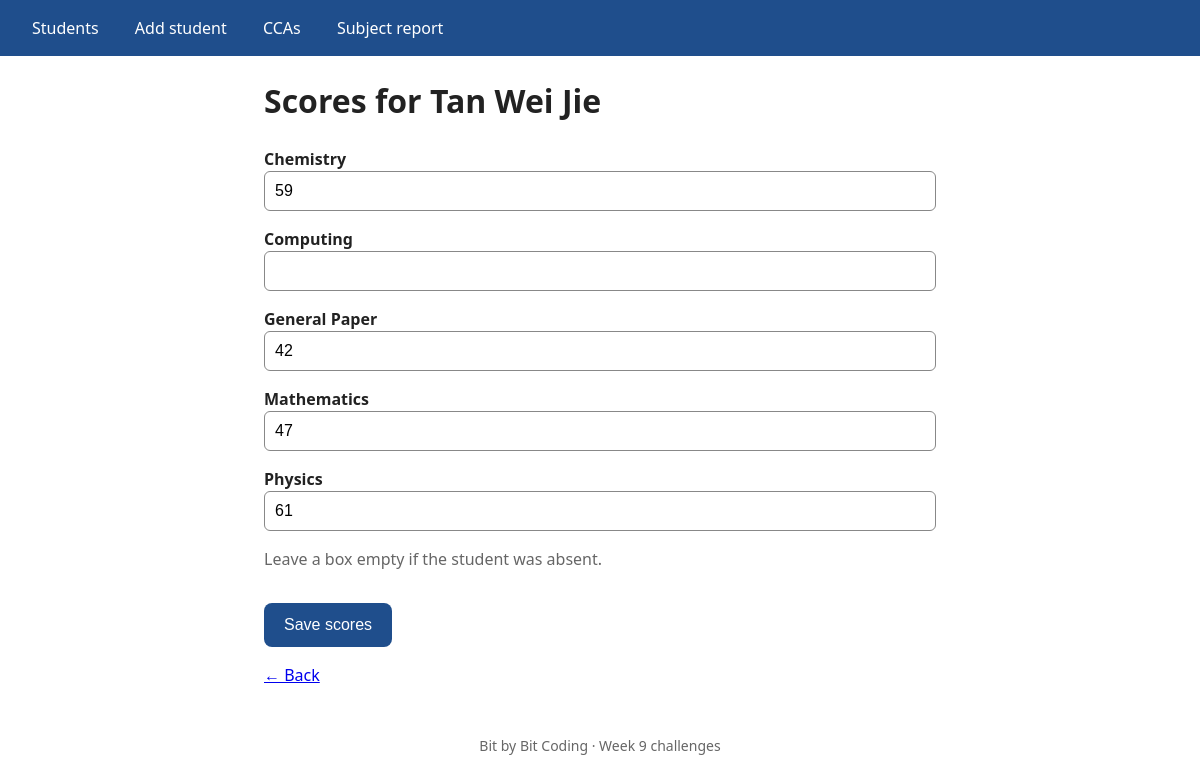
The app's page /students/1/scores with its own data.
### tables this page shows
CREATE TABLE students (
    student_id  INTEGER PRIMARY KEY,
    name        TEXT NOT NULL,
    class       TEXT NOT NULL,
    gender      TEXT NOT NULL CHECK (gender IN ('M', 'F')),
    dob         TEXT NOT NULL,           -- YYYY-MM-DD
    email       TEXT                     -- NULL if not provided
);

CREATE TABLE subjects (
    subject_id  INTEGER PRIMARY KEY,
    name        TEXT NOT NULL UNIQUE,
    teacher     TEXT NOT NULL
);

### week-09-flask-sqlite-crud/Answers/challenges-1-3-school/app.py (the view, shortened to what this page needs)
@app.route("/students/<int:student_id>/scores", methods=["GET", "POST"])
def edit_scores(student_id):
    s = get_student_or_404(student_id)
    db = get_db()
    subjects = db.execute("SELECT subject_id, name FROM subjects ORDER BY name").fetchall()
    current = {r["subject_id"]: r["score"] for r in
               db.execute("SELECT subject_id, score FROM scores WHERE student_id = ?", (student_id,))}
    values = {sub["subject_id"]: "" if current.get(sub["subject_id"]) is None else str(current[sub["subject_id"]])
              for sub in subjects}
    errors = {}
    return render_template("scores.html", s=s, subjects=subjects, values=values, errors=errors)

### week-09-flask-sqlite-crud/Answers/challenges-1-3-school/app.py (called while the page is built)
def get_student_or_404(student_id):
    student = get_db().execute("SELECT * FROM students WHERE student_id = ?", (student_id,)).fetchone()
    if student is None:
        abort(404)
    return student

### week-09-flask-sqlite-crud/Answers/challenges-1-3-school/db.py (called while the page is built)
def get_db():
    if "db" not in g:
        g.db = sqlite3.connect(current_app.config["DATABASE"])
        g.db.row_factory = sqlite3.Row            # rows behave like dictionaries: row["name"]
        g.db.execute("PRAGMA foreign_keys = ON")   # must be switched on for EVERY connection
    return g.db

### week-09-flask-sqlite-crud/Answers/challenges-1-3-school/templates/scores.html (shortened to what this page needs)
{% extends "base.html" %}
{% block content %}
<h1>Scores for {{ s.name }}</h1>
<form method="post" action="{{ url_for('edit_scores', student_id=s.student_id) }}" novalidate>
  {% for sub in subjects %}
  <label for="score_{{ sub.subject_id }}">{{ sub.name }}</label>
  <input type="text" inputmode="numeric" id="score_{{ sub.subject_id }}" name="score_{{ sub.subject_id }}" value="{{ values[sub.subject_id] }}">
  {% endfor %}
  <p class="muted">Leave a box empty if the student was absent.</p>
  <button type="submit">Save scores</button>
</form>
<p><a href="{{ url_for('student', student_id=s.student_id) }}">&larr; Back</a></p>
{% endblock %}

### week-09-flask-sqlite-crud/Answers/challenges-1-3-school/static/style.css (style rules this page uses)
:root { --blue: #1f4e8c; --light: #eef3fa; --good: #e3f4e6; }
body { font-family: system-ui, sans-serif; font-size: 1rem; line-height: 1.5; margin: 0; color: #222; }
label { display: block; margin-top: 1rem; font-weight: 600; }
input[type=text], input[type=search], select, textarea { font-size: 1rem; padding: 0.625rem; width: 100%; box-sizing: border-box; border: 1px solid #888; border-radius: 0.375rem; }
button { font-size: 1rem; padding: 0.75rem 1.25rem; margin-top: 1rem; background: var(--blue); color: white; border: 0; border-radius: 0.5rem; min-height: 44px; }
.muted { color: #666; }

### records on screen
students: name "Tan Wei Jie"
subjects: name "Chemistry", values "59"
subjects: name "Computing"
subjects: name "General Paper", values "42"
subjects: name "Mathematics", score_1 "47"
subjects: name "Physics", score_3 "61"
